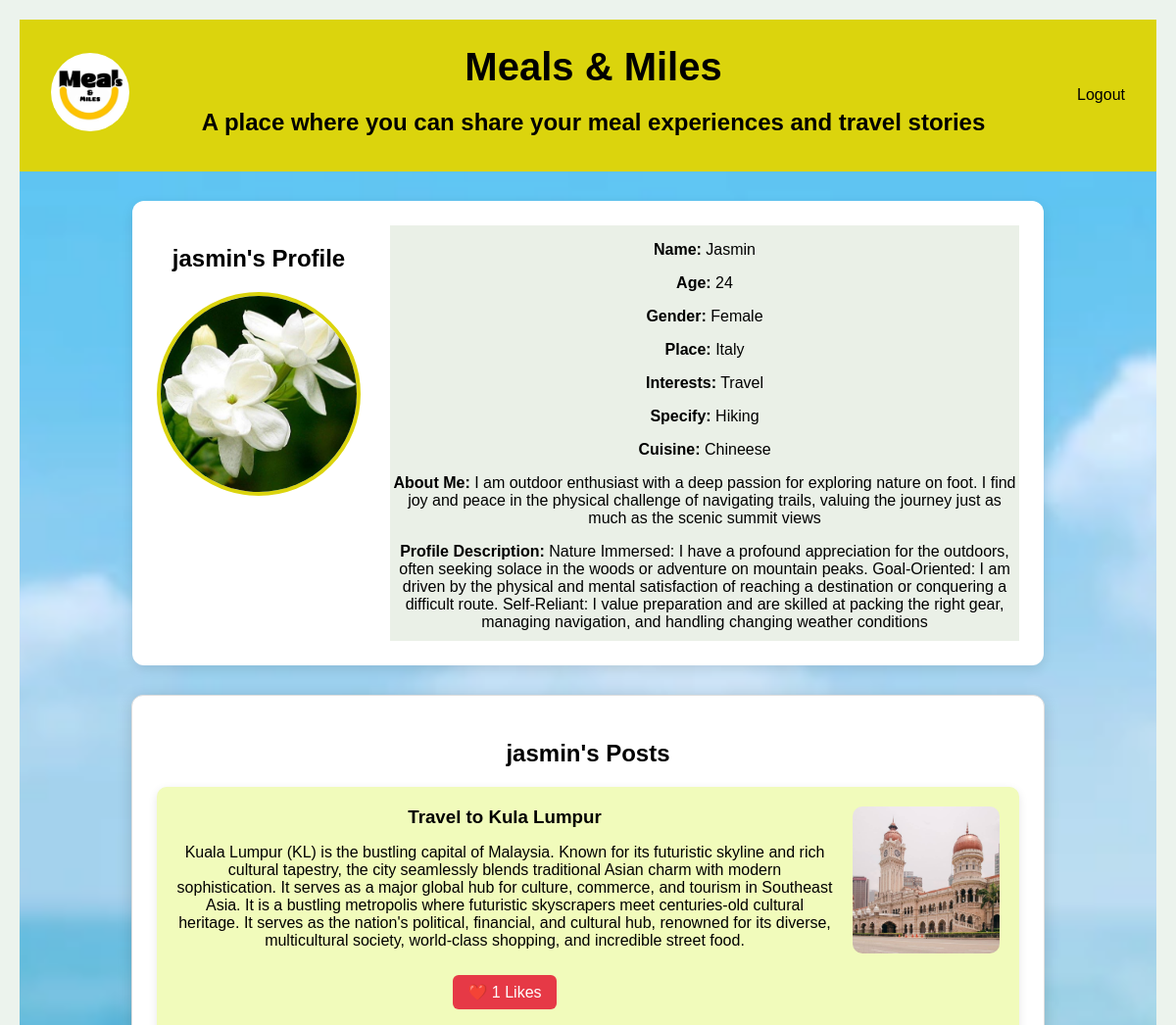
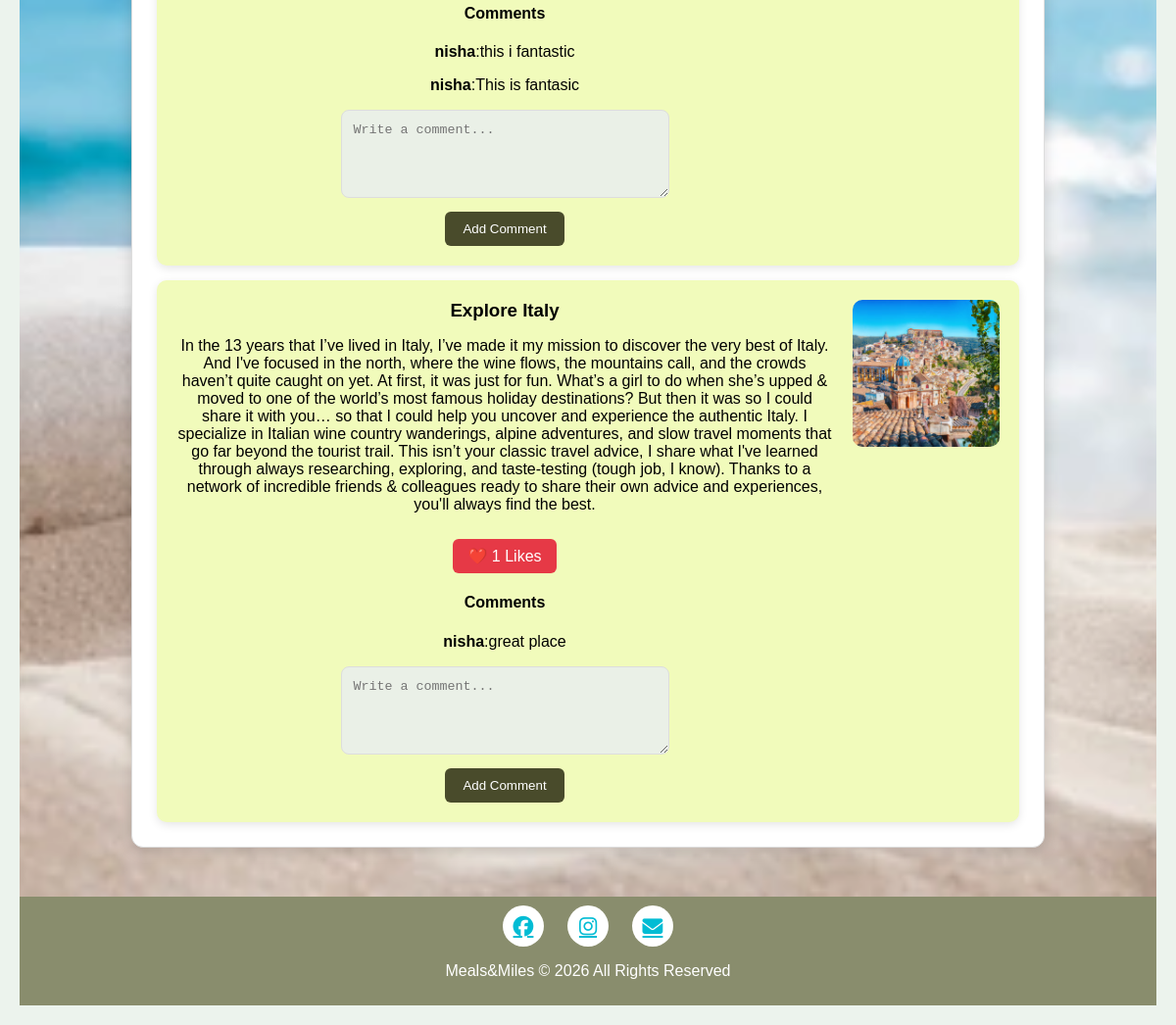
The app's page /profile/1 with its own data (2 pictures, top to bottom).
### Database/models.py (models this page shows)
class User(db.Model, UserMixin):
    id = db.Column(db.Integer, primary_key=True)
    posts = db.relationship('Post', backref='author', lazy=True , cascade="all, delete-orphan")
    comments = db.relationship('Comment', backref='user', lazy=True, cascade="all, delete-orphan")
    likes = db.relationship('Like', backref='user', lazy=True, cascade="all, delete-orphan")
    username = db.Column( db.String(150),unique=True, nullable=False)
    email = db.Column(db.String(150), unique=True, nullable=False)
    password = db.Column( db.String(255), nullable=False )
    profile_pic = db.Column(db.String(255),
        default='images/Default-Profile-Picture.png')
    name = db.Column(db.String(100))
    age = db.Column(db.Integer)
    gender = db.Column(db.String(20))
    place = db.Column(db.String(100))
    interests = db.Column(db.String(300))
    specify = db.Column(db.String(300))
    cuisine = db.Column(db.String(100))
    favourite_place = db.Column(db.String(150))
    about_me = db.Column(db.Text)
    profile_description = db.Column(db.Text)

class Post(db.Model):
        id = db.Column(db.Integer, primary_key=True)
        title = db.Column(db.String(200))
        content = db.Column(db.Text)
        image = db.Column(db.String(255))
        user_id = db.Column(db.Integer, db.ForeignKey('user.id'))
        likes = db.relationship('Like',backref='post', lazy=True, cascade="all, delete-orphan")
        comments = db.relationship('Comment',backref='post', lazy=True, cascade="all, delete-orphan")

class Comment(db.Model):
            id = db.Column(db.Integer, primary_key=True)
            text = db.Column(db.Text)
            user_id = db.Column(
            db.Integer,
            db.ForeignKey('user.id'))
            post_id = db.Column(
            db.Integer,
            db.ForeignKey('post.id'))

### Database/views.py (the view)
@views.route('/profile/<int:user_id>')
def profile(user_id):
    user = User.query.get_or_404(user_id)
    return render_template(
        'profile.html',
        user=user
    )

### Database/templates/profile.html (shortened to what this page needs)
<!DOCTYPE html>
<html lang="en">
<head>
    <link rel="stylesheet" href="{{ url_for('static', filename='css/account.css') }}">
    <link rel="stylesheet" href="https://cdnjs.cloudflare.com/ajax/libs/font-awesome/6.5.1/css/all.min.css">
</head>
<body>
    <nav class="navbar">
        <div class="nav-left">
            <img src="{{ url_for('static', filename='images/logo.png') }}" alt="LOGO" class="logo">
        </div>
        <div class="nav-center">
            <h1 class="main-heading">Meals & Miles</h1>
            <h2>A place where you can share your meal experiences and travel stories</h2>
        </div>
        <div class="nav-right" id="navRight">
            <a href="{{ url_for('views.logout') }}">Logout</a>
        </div>
    </nav>
    <section class="main">
        <div class="profile-page">
            <div class="profile-container">
                <div class="profile-left">
                    <h2>{{ user.username }}'s Profile</h2>
                    <img src="{{ url_for('static', filename=user.profile_pic) }}" class="profile-pic" id="profilePic">
                    <br><br>
                    <br>
                </div>
                <div class="profile-right">
                    {% if user.name %}
                    <p><strong>Name:</strong> {{ user.name }}</p>
                    {% endif %}
                    {% if user.age %}
                    <p><strong>Age:</strong> {{ user.age }}</p>
                    {% endif %}
                    {% if user.gender %}
                    <p><strong>Gender:</strong> {{ user.gender }}</p>
                    {% endif %}
                    {% if user.place %}
                    <p><strong>Place:</strong> {{ user.place }}</p>
                    {% endif %}
                    {% if user.interests %}
                    <p><strong>Interests:</strong> {{ user.interests }}</p>
                    {% endif %}
                    {% if user.specify %}
                    <p><strong>Specify:</strong> {{ user.specify }}</p>
                    {% endif %}
                    {% if user.cuisine %}
                    <p><strong>Cuisine:</strong> {{ user.cuisine }}</p>
                    {% endif %}
                    {% if user.about_me %}
                    <p><strong>About Me:</strong> {{ user.about_me }}</p>
                    {% endif %}
                    {% if user.profile_description %}
                    <p><strong>Profile Description:</strong> {{ user.profile_description }}</p>
                    {% endif %}
                </div>
            </div>
            <section class="posts-section" id="postsSection">
                <h2>{{ user.username }}'s Posts</h2>
                {% for post in user.posts %}
                <div class="post-card">
                    <div class="post-info">
                        <h3>{{ post.title }}</h3>
                        <p>{{ post.content }}</p>
                        <a href="/like_post/{{ post.id }}" class="like-btn">❤️ {{ post.likes|length }} Likes</a>
                        <h4>Comments</h4>
                        {% for comment in post.comments %}
                        <p><strong>{{ comment.user.username }}</strong>:{{ comment.text }}</p>
                        {% endfor %}
                        <form action="/add_comment/{{ post.id }}" method="POST" class="comment-form">
                            <textarea name="comment" placeholder="Write a comment..." required></textarea>
                            <br>
                            <button type="submit" id="comment-btn">Add Comment</button>
                        </form>
                    </div>
                    {% if post.image %}
                    <div class="post-image">
                        <img src="{{ url_for('static', filename=post.image) }}">
                    </div>
                    {% endif %}
                </div>
                {% endfor %}
            </section>
        </div>
    </section>
    <footer class="footer">
        <div class="footer-icons">
            <a href="https://www.facebook.com/mealsandmiles">
                <i class="fab fa-facebook"></i>
            </a>
            <a href="https://www.instagram.com/_meals_and_miles/">
                <i class="fab fa-instagram"></i>
            </a>
            <a href="mailto:info@mealsandmiles.com" target="_blank">
                <i class="fas fa-envelope"></i>
            </a>
        </div>
        <p>Meals&Miles &copy 2026 All Rights Reserved</p>
    </footer>
</body>
</html>

### Database/static/css/account.css (style rules this page uses)
body { margin: 0; box-sizing: border-box; background-color: rgb(236, 243, 237); color: black; font-family: 'Arial', sans-serif; text-align: center; padding: 20px; }
.navbar { display: flex; justify-content: space-between; align-items: center; background-color: #dbd40d; padding: 1rem 2rem; }
.nav-left { color: #000000; font-size: 1.5rem; background-size: contain; background-repeat: no-repeat; }
.logo { width: 80px; height: 80px; border-radius: 50%; object-fit: cover; }
.nav-center { position: static; color: rgb(0, 0, 0); transform: none; width: 100%; margin-top: 10px; }
.nav-center .main-heading { font-size: 2.5rem; font-family: 'verdana', sans-serif; margin: 0; }
.nav-right { display: flex; gap: 20px; color: #000000; }
.nav-right a { color: #000000; text-decoration: none; font-size: 1rem; }
.main { padding: 30px; background-image: url('/static/images/background2.jpeg'); background-size: cover; background-position: center; min-height: 70vh; }
.profile-container { max-width: 80%; margin: auto; background: white; display: flex; align-items: flex-start; gap: 30px; padding: 25px; border-radius: 12px; box-shadow: 0 4px 12px rgba(0, 0, 0, 0.1); }
.profile-left { text-align: center; gap: 15px; }
.profile-pic { width: 200px; height: 200px; border-radius: 50%; object-fit: cover; cursor: pointer; border: 4px solid #dbd40d; }
.profile-right { flex: 1; background-color: rgb(234, 240, 231); }
.profile-right p { margin-bottom: 10px; font-size: 1rem; }
.posts-section { max-width: 80%; margin: 20px auto; background: rgb(255, 255, 255); padding: 25px; border-radius: 12px; box-shadow: 0 3px 15px rgba(0, 0, 0, .15); border: 1px solid #ddd; }
.post-card { display: flex; justify-content: space-between; align-items: flex-start; background: rgb(241, 251, 187); padding: 20px; margin-top: 15px; border-radius: 10px; box-shadow: 0 3px 10px rgba(0, 0, 0, .1); }
.post-info { flex: 1; padding-right: 20px; }
.post-info h3 { margin-top: 0; margin-bottom: 10px; }
.post-image { flex-shrink: 0; }
.post-image img { width: 150px; height: 150px; object-fit: cover; border-radius: 10px; }
.like-btn { display: inline-block; text-decoration: none; background: #e63946; color: white; padding: 8px 15px; border-radius: 6px; margin-top: 10px; }
.comment-form { margin-top: 15px; }
.comment-form textarea { width: 50%; min-height: 90px; padding: 12px; border: 1px solid #ddd; border-radius: 8px; background: rgb(234, 240, 231); box-sizing: border-box; }
.comment-form button { background: #494b2b; color: white; border: none; padding: 10px 18px; border-radius: 6px; cursor: pointer; margin-top: 10px; }
.profile-page .posts-section { margin-top: 30px; width: 100%; clear: both; }
.footer { background-color: #41431193; padding: 0.6rem 0.4rem; height: 8%; margin: 0; flex: 1; flex-shrink: 0; }
.footer-icons { display: flex; justify-content: center; gap: 1.5rem; margin-bottom: 1rem; }
.footer-icons a { color: #00bcd4; font-size: 1.3rem; width: 42px; height: 42px; border-radius: 50%; background-color: #fff; display: flex; align-items: center; justify-content: center; transition: all 0.3s ease; }
.footer p { color: white; font-size: 1rem; text-align: center; }

### records on screen
User: username "jasmin", profile_pic (picture), name "Jasmin", age "24", gender "Female", place "Italy", interests "Travel", specify "Hiking", cuisine "Chineese", about_me "I am outdoor enthusiast with a deep passion for exploring nature on foot. I find joy and peace in the physical challenge of navigating trails, valuing the journey just as much as the scenic summit views", profile_description "Nature Immersed: I have a profound appreciation for the outdoors, often seeking solace in the woods or adventure on mountain peaks. Goal-Oriented: I am driven by the physical and mental satisfaction of reaching a destination or conquering a difficult route. Self-Reliant: I value preparation and are skilled at packing the right gear, managing navigation, and handling changing weather conditions"
Post: title "Travel to Kula Lumpur", content "Kuala Lumpur (KL) is the bustling capital of Malaysia. Known for its futuristic skyline and rich cultural tapestry, the city seamlessly blends traditional Asian charm with modern sophistication. It serves as a major global hub for culture, commerce, and tourism in Southeast Asia. It is a bustling metropolis where futuristic skyscrapers meet centuries-old cultural heritage. It serves as the nation's political, financial, and cultural hub, renowned for its diverse, multicultural society, world-class shopping, and incredible street food.", likes|length "1", image (picture)
Comment: user.username "nisha", text "this i fantastic"
Comment: user.username "nisha", text "This is fantasic"
Post: title "Explore Italy", content "In the 13 years that I’ve lived in Italy, I’ve made it my mission to discover the very best of Italy. And I've focused in the north, where the wine flows, the mountains call, and the crowds haven’t quite caught on yet. At first, it was just for fun. What’s a girl to do when she’s upped & moved to one of the world’s most famous holiday destinations? But then it was so I could share it with you… so that I could help you uncover and experience the authentic Italy. I specialize in Italian wine country wanderings, alpine adventures, and slow travel moments that go far beyond the tourist trail. This isn’t your classic travel advice, I share what I've learned through always researching, exploring,…", likes|length "1", image (picture)
Comment: user.username "nisha", text "great place"
